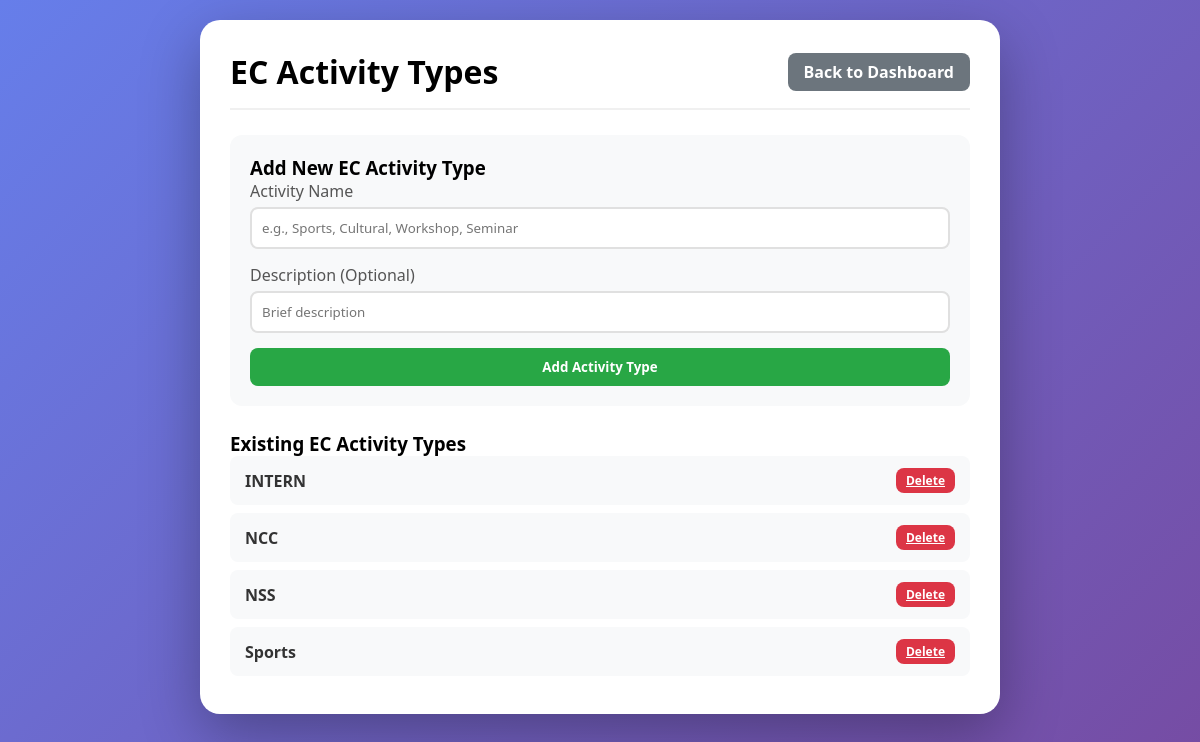
The page /ec_types (signed in) on the database its author committed.
### app.py (models this page shows)
class ActivityType(db.Model):
    __tablename__ = 'activity_types'
    id = db.Column(db.Integer, primary_key=True, autoincrement=True)
    name = db.Column(db.String(100), nullable=False)
    description = db.Column(db.String(200))
    department_id = db.Column(db.Integer, db.ForeignKey('departments.id'), nullable=False)
    created_at = db.Column(db.DateTime, default=datetime.now)
    __table_args__ = (db.UniqueConstraint('name', 'department_id', name='unique_activity_per_dept'),)

### app.py (the view, shortened to what this page needs)
@app.route('/ec_types', methods=['GET', 'POST'])
def ec_types():
    role = session.get('role')
    if role not in ['dept_admin', 'dept_admin_viewer']:
        return redirect(url_for('index'))
    department_id = session.get('department_id')
    activities = ActivityType.query.filter_by(department_id=department_id).order_by(ActivityType.name).all()
    return render_template('ec_types.html', activities=activities)

### app.py (called while the page is built)
@app.context_processor
def inject_datetime():
    return {'datetime': datetime}

### templates/ec_types.html (shortened to what this page needs)
<!DOCTYPE html>
<html lang="en">
<head>
</head>
<body>
    <div class="container">
        <div class="header">
            <h1>EC Activity Types</h1>
            <a href="{{ url_for('admin_dashboard') }}" class="btn btn-secondary">Back to Dashboard</a>
        </div>
        <div class="form-section">
            <h3>Add New EC Activity Type</h3>
            <form method="POST">
                <div class="form-group">
                    <label>Activity Name</label>
                    <input type="text" name="activity_name" placeholder="e.g., Sports, Cultural, Workshop, Seminar" required>
                </div>
                <div class="form-group">
                    <label>Description (Optional)</label>
                    <input type="text" name="description" placeholder="Brief description">
                </div>
                <button type="submit" class="btn btn-primary">Add Activity Type</button>
            </form>
        </div>
        <div class="activity-list">
            <h3>Existing EC Activity Types</h3>
            {% if activities %}
                {% for activity in activities %}
                <div class="activity-item">
                    <div>
                        <div class="activity-name">{{ activity.name }}</div>
                    </div>
                    <a href="{{ url_for('delete_activity_type', activity_id=activity.id) }}" class="btn btn-danger" onclick="return confirm('Delete activity type {{ activity.name }}? This will affect all associated records.')">Delete</a>
                </div>
                {% endfor %}
            {% else %}
                <p style="text-align: center; color: #999; padding: 20px;">No EC activity types added yet.</p>
            {% endif %}
        </div>
    </div>
</body>
</html>

### templates/ec_types.html (style rules this page uses)
* { margin: 0; padding: 0; box-sizing: border-box; font-family: 'Segoe UI', Tahoma, Geneva, Verdana, sans-serif; }
body { background: linear-gradient(135deg, #667eea 0%, #764ba2 100%); min-height: 100vh; padding: 20px; }
.container { background: white; border-radius: 20px; box-shadow: 0 20px 60px rgba(0,0,0,0.3); max-width: 800px; margin: 0 auto; padding: 30px; }
.header { display: flex; justify-content: space-between; align-items: center; margin-bottom: 25px; padding-bottom: 15px; border-bottom: 2px solid #f0f0f0; }
.form-section { background: #f8f9fa; padding: 20px; border-radius: 12px; margin-bottom: 25px; }
.form-group { margin-bottom: 15px; }
.form-group label { display: block; margin-bottom: 5px; color: #555; font-weight: 500; }
.form-group input { width: 100%; padding: 10px; border: 2px solid #e0e0e0; border-radius: 8px; }
.btn { padding: 10px 20px; border: none; border-radius: 8px; cursor: pointer; font-weight: 600; transition: all 0.3s; }
.btn-primary { background: #28a745; color: white; width: 100%; }
.btn-danger { background: #dc3545; color: white; padding: 4px 10px; font-size: 0.75em; }
.btn-secondary { background: #6c757d; color: white; text-decoration: none; padding: 8px 16px; border-radius: 8px; }
.activity-list { margin-top: 20px; }
.activity-item { background: #f8f9fa; padding: 12px 15px; margin-bottom: 8px; border-radius: 8px; display: flex; justify-content: space-between; align-items: center; }
.activity-name { font-weight: bold; color: #333; }

### rows shown on the page
ActivityType: name "INTERN"
ActivityType: name "NCC"
ActivityType: name "NSS"
ActivityType: name "Sports"
